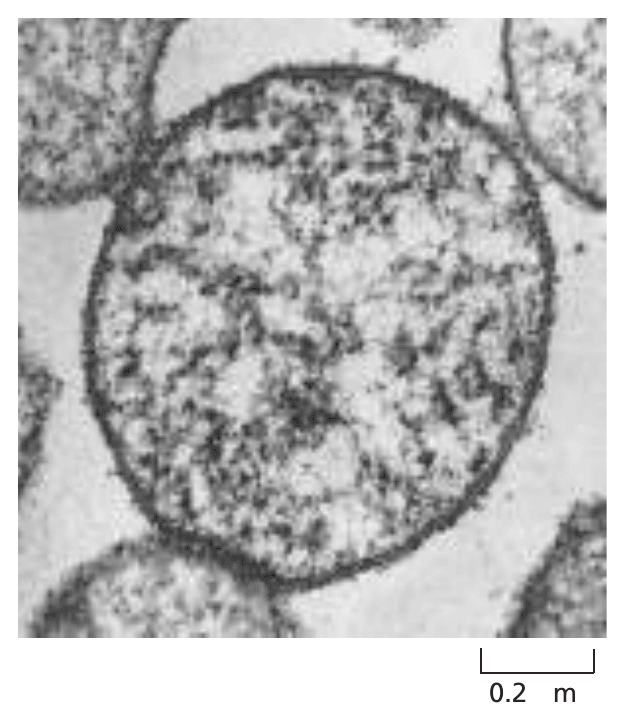
#> input picture assets/img/fig-1-08.png, 624 x 720 px, given in place of fig-1-08.png.png, which was not available
$ python contact-sheet.py ../assets/img/fig-1-08.png
#> lines starting #> are read from the running program, lines starting #| are printed output that depends on the picture
#!/usr/bin/env python3
"""Build labelled contact sheets so every crop can be eyeballed for clipping.
Each tile gets a red border flush against the crop edge, so any artwork that
runs into the border is a crop that cut something off."""
import os
import sys

from PIL import Image, ImageDraw

WORK = os.environ.get("MBOC_WORK", "/tmp/mboc-figures")
OUT = os.path.join(WORK, "out")
SHEETS = os.path.join(WORK, "sheets")
CELL = 620
COLS = 4
ROWS = 3


def main():
    names = sorted(sys.argv[1:]) if len(sys.argv) > 1 else sorted(
        f[:-4] for f in os.listdir(OUT) if f.endswith(".png"))
    os.makedirs(SHEETS, exist_ok=True)
    per = COLS * ROWS
    for s in range((len(names) + per - 1) // per):
        chunk = names[s * per:(s + 1) * per]
        sheet = Image.new("RGB", (COLS * CELL, ROWS * (CELL + 26)), "white")
#> sheet: PIL image 2480x1938 RGB; every value is 255
        d = ImageDraw.Draw(sheet)
        for i, n in enumerate(chunk):
            im = Image.open(os.path.join(OUT, n + ".png")).convert("RGB")
#> im is the input picture: PIL image 624x720 RGB; mean R, G, B 183.3, 183.3, 183.3
            im.thumbnail((CELL - 14, CELL - 14))
#> im: PIL image 525x606 RGB
            cx = (i % COLS) * CELL
            cy = (i // COLS) * (CELL + 26)
            ox = cx + (CELL - im.width) // 2
#> ox = 47
            oy = cy + 24 + (CELL - 24 - im.height) // 2
#> oy = 19
            sheet.paste(im, (ox, oy))
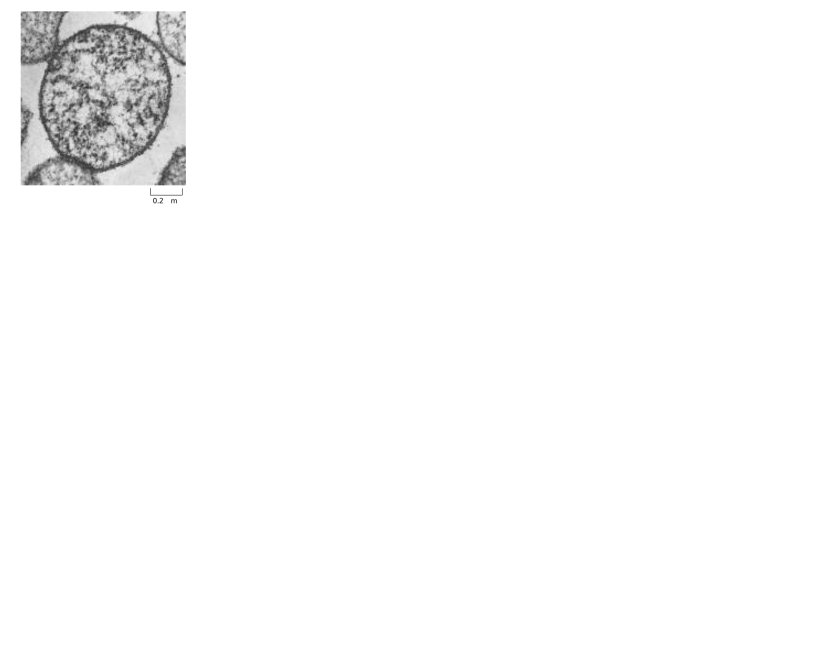
#> sheet: PIL image 2480x1938 RGB (shown at 1/3 size); mean R, G, B 250.3, 250.3, 250.3
            d.rectangle([ox - 1, oy - 1, ox + im.width, oy + im.height],
                        outline=(220, 0, 0))
            d.text((cx + 6, cy + 6), f"{n}  {im.width}x{im.height}", fill=(0, 0, 0))
        p = os.path.join(SHEETS, f"sheet-{s:02d}.png")
        sheet.save(p)
        print(p, len(chunk))


if __name__ == "__main__":
    main()

$ run again, on assets/img/fig-1-17.png
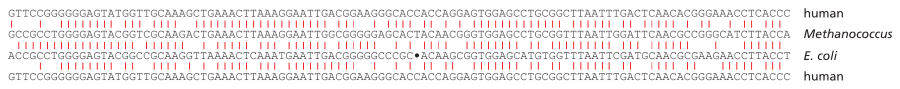
#> input picture assets/img/fig-1-17.png, 1800 x 177 px, given in place of fig-1-17.png.png, which was not available (shown at 1/2 size)
#> in main, im is the input picture: PIL image 1800x177 RGB; mean R, G, B 241.2, 236.4, 236.5
#> in main, `im.thumbnail((CELL - 14, CELL - 14))`:
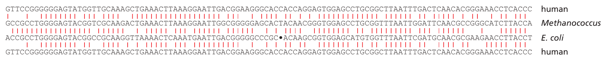
#> im: PIL image 606x60 RGB; mean R, G, B 240.6, 235.4, 235.6
#> in main, `sheet.paste(im, (ox, oy))`:
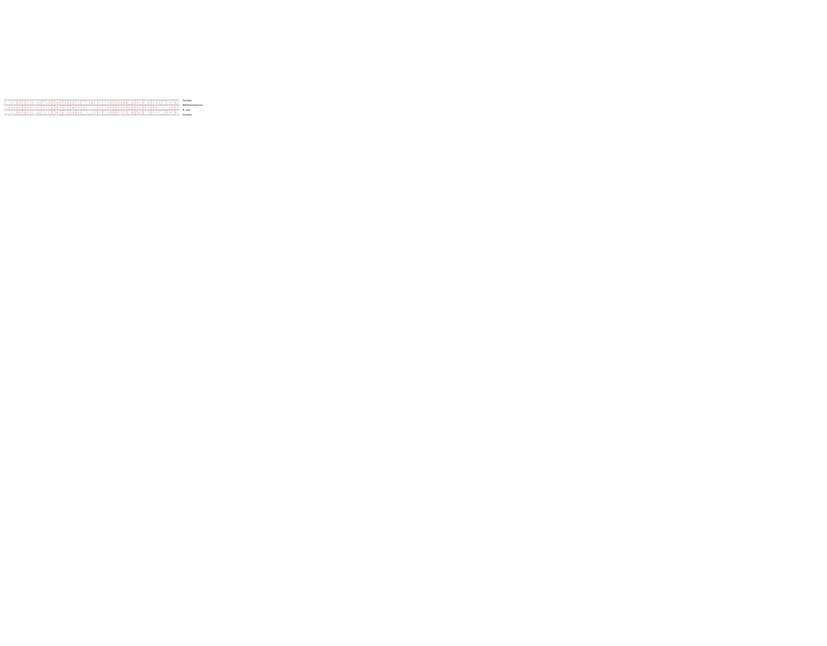
#> sheet: PIL image 2480x1938 RGB (shown at 1/3 size); mean R, G, B 254.9, 254.9, 254.9

$ run again, on assets/img/fig-1-18.png
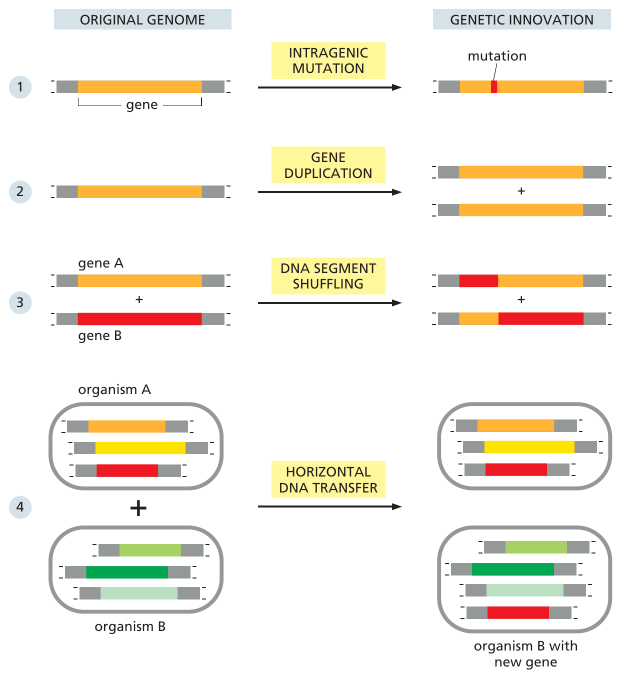
#> input picture assets/img/fig-1-18.png, 1242 x 1357 px, given in place of fig-1-18.png.png, which was not available (shown at 1/2 size)
#> in main, im is the input picture: PIL image 1242x1357 RGB; mean R, G, B 244, 240.1, 231
#> in main, `im.thumbnail((CELL - 14, CELL - 14))`:
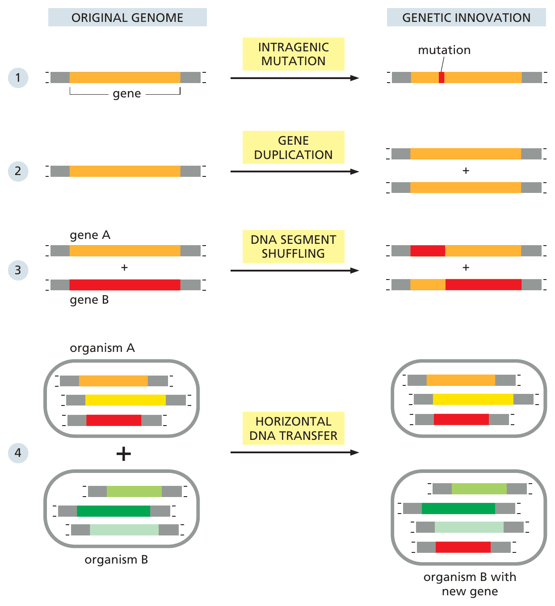
#> im: PIL image 555x606 RGB; mean R, G, B 243.8, 239.9, 230.8
#> in main, `sheet.paste(im, (ox, oy))`:
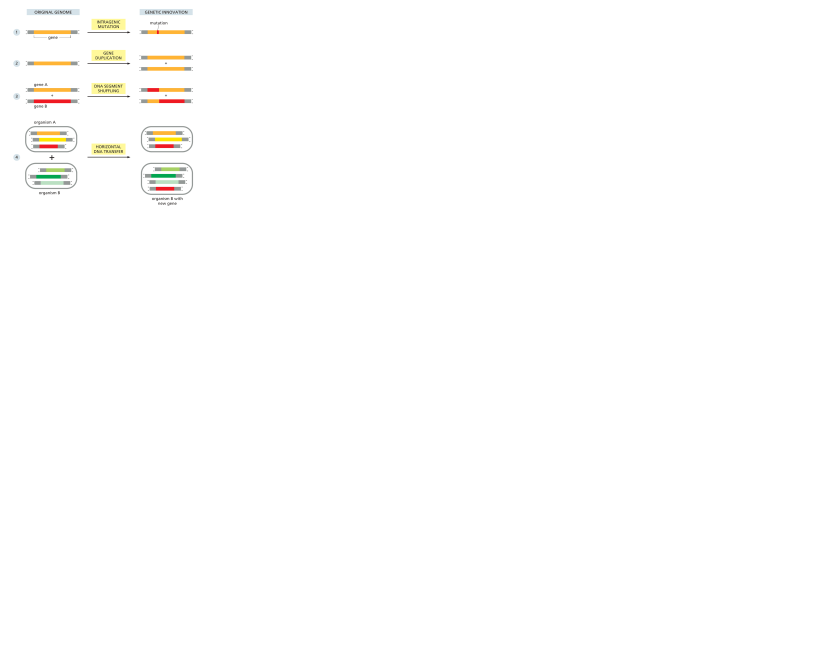
#> sheet: PIL image 2480x1938 RGB (shown at 1/3 size); mean R, G, B 254.2, 253.9, 253.3
